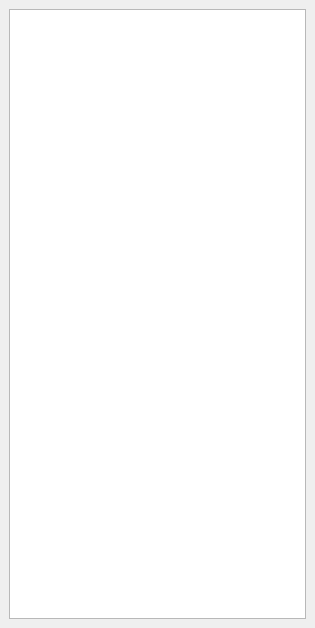
<ui version="4.0" >
 <class>IgTreeViewForm</class>
 <widget class="QDockWidget" name="IgTreeViewForm" >
  <property name="geometry" >
   <rect>
    <x>0</x>
    <y>0</y>
    <width>315</width>
    <height>628</height>
   </rect>
  </property>
  <property name="windowIcon" >
   <iconset>
    <normaloff>../../Studio/interface/iguana-small.xpm</normaloff>../../Studio/interface/iguana-small.xpm</iconset>
  </property>
  <property name="windowTitle" >
   <string>Twig Explorer</string>
  </property>
  <widget class="QWidget" name="dockWidgetContents" >
   <property name="geometry" >
    <rect>
     <x>0</x>
     <y>20</y>
     <width>315</width>
     <height>608</height>
    </rect>
   </property>
   <layout class="QGridLayout" name="gridLayout" >
    <item row="0" column="0" >
     <widget class="QTreeView" name="treeView" >
      <property name="alternatingRowColors" >
       <bool>true</bool>
      </property>
     </widget>
    </item>
   </layout>
  </widget>
 </widget>
 <resources/>
 <connections/>
</ui>
